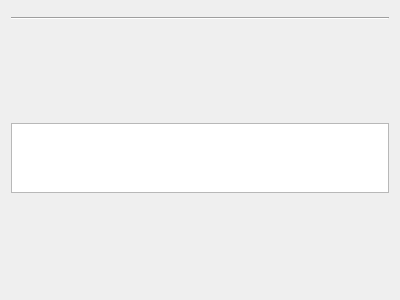
<?xml version="1.0" encoding="UTF-8"?>
<ui version="4.0">
 <class>DialogAboutPrintersWidget</class>
 <widget class="QWidget" name="DialogAboutPrintersWidget">
  <property name="geometry">
   <rect>
    <x>0</x>
    <y>0</y>
    <width>400</width>
    <height>300</height>
   </rect>
  </property>
  <property name="windowTitle">
   <string>Form</string>
  </property>
  <layout class="QVBoxLayout" name="verticalLayout" stretch="0,0,1,0,1">
   <item>
    <widget class="DialogAboutHeaderWidget" name="widget_Header" native="true"/>
   </item>
   <item>
    <widget class="Line" name="line">
     <property name="orientation">
      <enum>Qt::Orientation::Horizontal</enum>
     </property>
    </widget>
   </item>
   <item>
    <spacer name="verticalSpacer_Top">
     <property name="orientation">
      <enum>Qt::Orientation::Vertical</enum>
     </property>
     <property name="sizeHint" stdset="0">
      <size>
       <width>20</width>
       <height>123</height>
      </size>
     </property>
    </spacer>
   </item>
   <item>
    <widget class="QTableWidget" name="tableWidget">
     <property name="sizeAdjustPolicy">
      <enum>QAbstractScrollArea::SizeAdjustPolicy::AdjustToContents</enum>
     </property>
     <property name="editTriggers">
      <set>QAbstractItemView::EditTrigger::NoEditTriggers</set>
     </property>
     <property name="tabKeyNavigation">
      <bool>false</bool>
     </property>
     <property name="showDropIndicator" stdset="0">
      <bool>false</bool>
     </property>
     <property name="dragDropOverwriteMode">
      <bool>false</bool>
     </property>
     <property name="selectionMode">
      <enum>QAbstractItemView::SelectionMode::NoSelection</enum>
     </property>
     <property name="showGrid">
      <bool>false</bool>
     </property>
     <property name="wordWrap">
      <bool>false</bool>
     </property>
     <property name="cornerButtonEnabled">
      <bool>false</bool>
     </property>
     <property name="columnCount">
      <number>2</number>
     </property>
     <property name="supportedDragActions">
      <set>Qt::DropAction::IgnoreAction</set>
     </property>
     <attribute name="horizontalHeaderVisible">
      <bool>false</bool>
     </attribute>
     <attribute name="verticalHeaderVisible">
      <bool>false</bool>
     </attribute>
     <column/>
     <column/>
    </widget>
   </item>
   <item>
    <spacer name="verticalSpacer_Bottom">
     <property name="orientation">
      <enum>Qt::Orientation::Vertical</enum>
     </property>
     <property name="sizeHint" stdset="0">
      <size>
       <width>20</width>
       <height>122</height>
      </size>
     </property>
    </spacer>
   </item>
  </layout>
 </widget>
 <customwidgets>
  <customwidget>
   <class>DialogAboutHeaderWidget</class>
   <extends>QWidget</extends>
   <header>Gui/About/DialogAboutHeaderWidget.h</header>
   <container>1</container>
  </customwidget>
 </customwidgets>
 <resources/>
 <connections/>
</ui>
